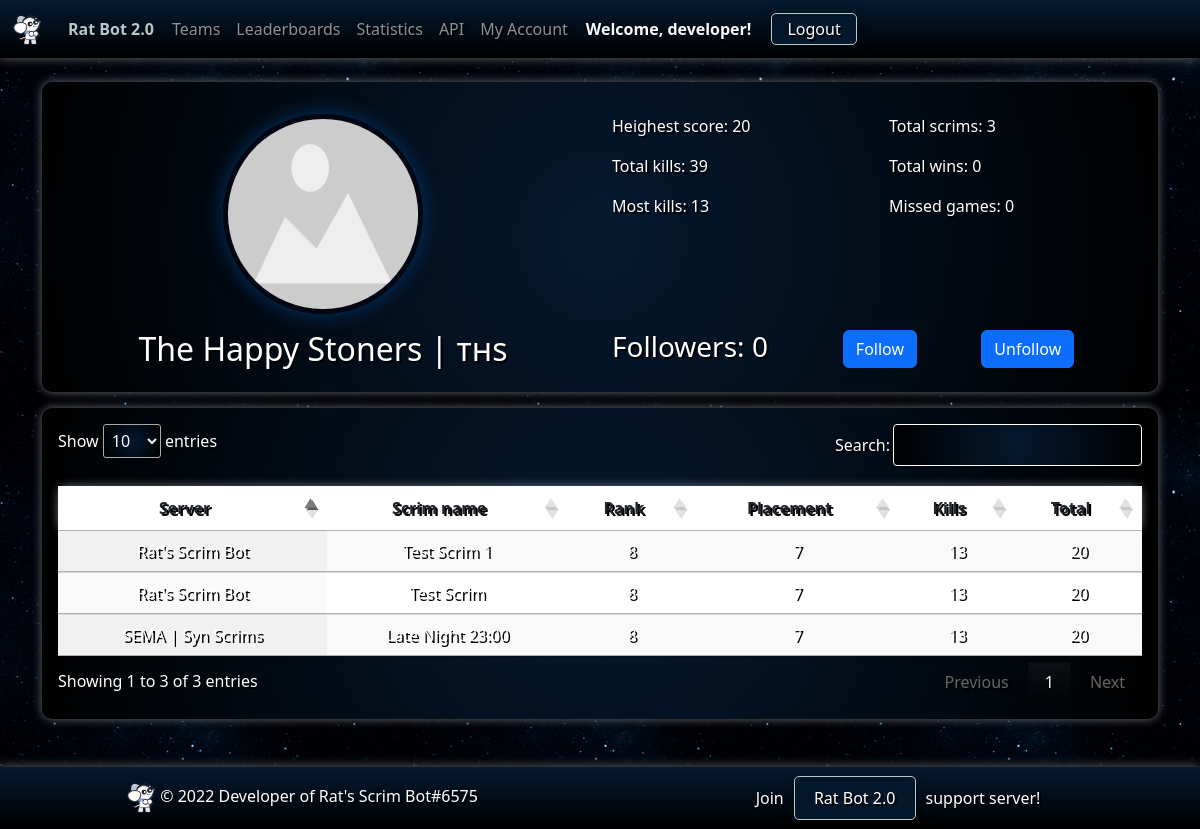
The app's page /teams/8 (signed in), older data.
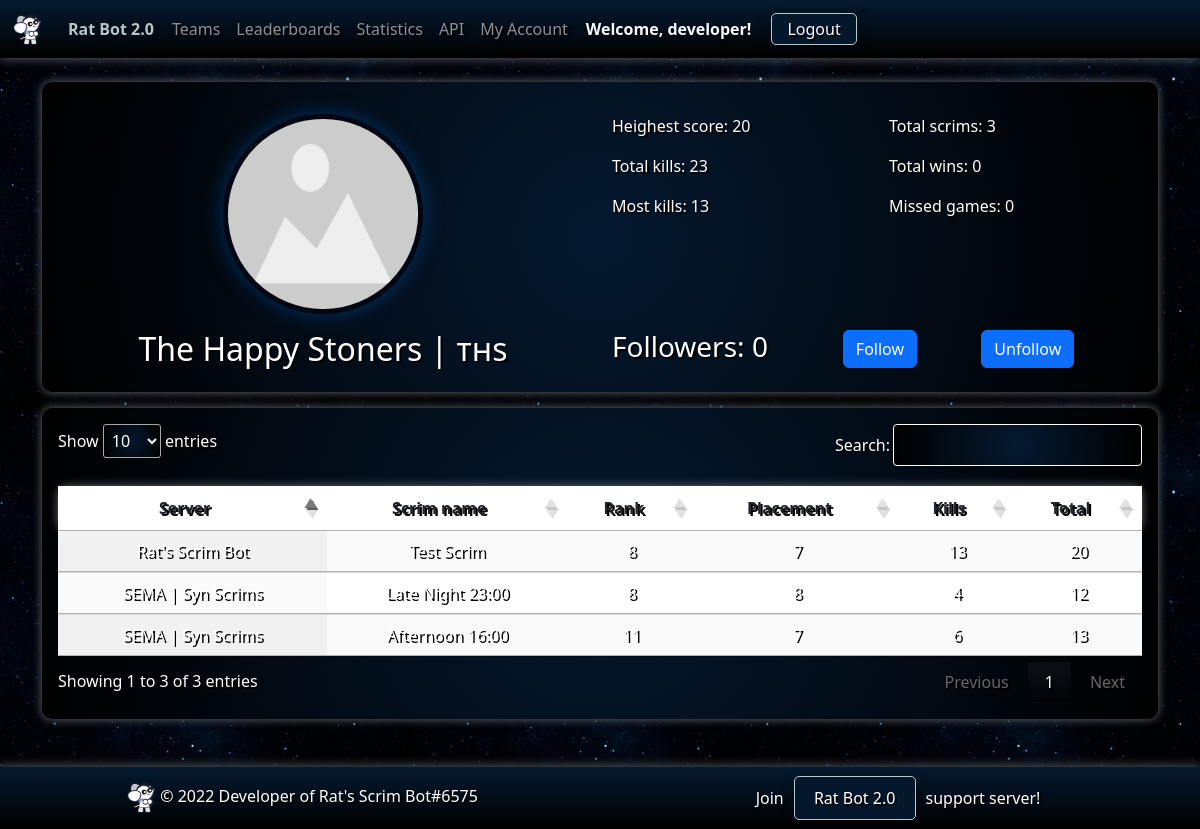
The same page, newer data.
### ratbotapp/models.py (models this page shows, shortened)
class Team(models.Model):
    id = models.AutoField(primary_key=True)
    team_name = models.CharField(max_length=30, unique=True)
    team_tag = models.CharField(max_length=10, default="")
    team_slug = models.CharField(max_length=60, unique=False, editable=False)
    team_image = models.ImageField(upload_to='team_images/', null=True, blank=True)
    followers = models.ManyToManyField(User, related_name='following')
    created_at = models.DateTimeField(auto_now_add=True)
    updated_at = models.DateTimeField(auto_now=True)
    def __str__(self):
        return f"{self.team_name} | {self.team_tag}"

class Score(models.Model):
    id = models.AutoField(primary_key=True)
    rank = models.IntegerField(default=0)
    result = models.ForeignKey(Result, on_delete=models.CASCADE, default=None)
    team = models.ForeignKey(Team, on_delete=models.RESTRICT, default=None)
    team_managers = models.CharField(max_length=200, default='Unknown')
    wwcd = models.PositiveSmallIntegerField(default=0)
    pp = models.PositiveSmallIntegerField(default=0)
    kp = models.PositiveSmallIntegerField(default=0)
    tp = models.PositiveSmallIntegerField(default=0)
    missed_games = models.IntegerField(default=0)
    created_at = models.DateTimeField(auto_now_add=True)
    updated_at = models.DateTimeField(auto_now=True)
    def __str__(self):
        return f"#{self.rank} - {self.team.team_name} - {self.pp} - {self.kp} - {self.tp}"

class Result(models.Model):
    id = models.AutoField(primary_key=True)
    generated_by = models.CharField(default="", max_length=100)  # id of person who used %sheet results last
    server = models.ForeignKey(Server, on_delete=models.RESTRICT, default=None)
    scrim_name = models.CharField(default="", max_length=100)
    class ScrimType(models.TextChoices):
        PRO = 'pro', 'Pro'
        OPEN = 'open', 'Open'
        TOUR = 'tour', 'Tournament'
    scrim_type = models.CharField(
        max_length=4,
        choices=ScrimType.choices,
        default=ScrimType.OPEN,
    )
    date_played = models.DateField()
    time_played = models.TimeField()
    created_at = models.DateTimeField(auto_now_add=True)
    updated_at = models.DateTimeField(auto_now=True)

class Server(models.Model):
    id = models.AutoField(primary_key=True)
    guild_id = models.IntegerField(unique=True)
    guild_name = models.CharField(default="", max_length=100)
    membership = models.ForeignKey(Membership, on_delete=models.RESTRICT, null=True)
    membership_start_date = models.DateTimeField(null=True, blank=True)
    membership_end_date = models.DateTimeField(null=True, blank=True)
    profile_image = models.ImageField(upload_to='server_images/', null=True, blank=True)
    created_at = models.DateTimeField(auto_now_add=True)
    updated_at = models.DateTimeField(auto_now=True)

### ratbotapp/views.py (the view)
# urls.py: path('teams/<int:pk>', views.team_detail, name='team_detail'),
@csrf_exempt
@login_required(login_url="/accounts/discord/login")
def team_detail(request, pk):
    print("======== STARTED team_detail() =======")
    team = get_object_or_404(Team, pk=pk)
    followers = team.followers.all()
    stats = Score.objects.filter(tp__gte=0).order_by('-tp').select_related('result')[:3]
    scores = Score.objects.filter(team=team).order_by('rank')
    total_kills = 0
    missed_games = 0
    for score in scores:
        total_kills += score.kp
        missed_games += score.missed_games
    max_kills = scores.filter(kp__gte=0).order_by('-kp')[:1][0].kp
    max_points = scores.filter(tp__gte=0).order_by('-tp')[:1][0].tp
    wins = scores.filter(rank=1)
    missed_games = 0
    context = {
        'team': team,
        'stats': {
            'followers': len(followers),
            'total_scrims': len(scores),
            'max_kills': max_kills,
            'max_points': max_points,
            'total_wins': len(wins),
            'total_kills': total_kills,
            'missed_games': missed_games
        },
        'scores': scores,
    }
    pprint(context)
    return render(request, 'ratbot/team_detail.html', context)

### ratbotapp/templates/ratbot/team_detail.html (shortened to what this page needs)
{% extends 'ratbot/base/base.html' %}
{% load static %}
{% block body %}
<div class="container">
    <div class="gradient-2 p-3 mt-4 mb-3">
        <div class="row mt-3 mb-3">
            <div class="col-6">
                {% if team.team_image %}
                    <img class="team-image" style="height:200px;width:200px;border-radius:50%;margin: 0 auto;display: block;border: 5px solid #040612;box-shadow: 0 0 20px #003366;" src="{{ team.team_image.url }}" alt="{{ team.team_name }}">
                {% else %}
                    <img class="team-image" style="height:200px;width:200px;border-radius:50%;margin: 0 auto;display: block;border: 5px solid #040612;box-shadow: 0 0 20px #003366;"  src="{% static 'ratbot/images/default_team_image.png' %}" alt="{{ team.team_name }}">
                {% endif %}
            </div>
            <div class="col-6">
                <div class="row">
                    <div class="col-6">
                        <p>Heighest score: {{ stats.max_points }}</p>
                        <p>Total kills: {{ stats.total_kills }}</p>
                        <p>Most kills: {{ stats.max_kills }}</p>
                    </div>
                    <div class="col-6">
                        <p>Total scrims: {{ stats.total_scrims }}</p>
                        <p>Total wins: {{ stats.total_wins }}</p>
                        <p>Missed games: {{ stats.missed_games }}</p>
                    </div>
                </div>
            </div>
        </div>
        <div class="row">
            <div class="col-6 text-center">
                <h2>{{team.team_name}} | {{team.team_tag}}</h2>
            </div>
            <div class="col-6">
                <div class="row">
                    <div class="col-5">
                        <h3>Followers: {{stats.followers}}</h3>
                    </div>
                    <div class="col-3">
                        <form method="POST" action="{% url 'follow_team' team.id %}">
                          <button type="submit" class="btn btn-primary">Follow</button>
                        </form>
                    </div>
                    <div class="col-3">
                        <form method="POST" action="{% url 'unfollow_team' team.id %}">
                          <button type="submit" class="btn btn-primary">Unfollow</button>
                        </form>
                    </div>
                </div>
            </div>
        </div>
    </div>
    <div class="gradient-2 p-3 mt-2">
    <table id="team_detail" class="table table-striped display">
            <thead class="gradient" style="color:white;">
            <tr>
                <th scope="col" class="dt-center">Server</th>
                <th scope="col" class="dt-center">Scrim name</th>
                <th scope="col" class="dt-center">Rank</th>
                <th scope="col" class="dt-center">Placement</th>
                <th scope="col" class="dt-center">Kills</th>
                <th scope="col" class="dt-center">Total</th>
            </tr>
            </thead>
            <tbody>
            {% for score in scores %}
            <tr>
                <td class="dt-center" style="color:white;">{{ score.result.server.guild_name}}</td>
                <td class="dt-center" style="color:white;">{{ score.result.scrim_name}}</td>
                <td class="dt-center" style="color:white;">{{ score.rank }}</td>
                <td class="dt-center" style="color:white;">{{ score.pp }}</td>
                <td class="dt-center" style="color:white;">{{ score.kp }}</td>
                <td class="dt-center" style="color:white;">{{ score.tp }}</td>
            </tr>
            {% endfor %}
            </tbody>
        </table>
    </div>
</div>
{% endblock %}

### ratbotapp/templates/ratbot/base/base.html (shortened to what this page needs)
{% load static %}
<!doctype html>
<html lang="en">
<head>
    <link rel="stylesheet" href="{% static 'ratbot/styles/base.css' %}">
    <link href="https://cdn.jsdelivr.net/npm/bootstrap@5.3.0-alpha1/dist/css/bootstrap.min.css" rel="stylesheet"
>
    <link rel="stylesheet" type="text/css" href="https://cdn.datatables.net/1.13.2/css/jquery.dataTables.css">
    <link rel="stylesheet" href="https://cdnjs.cloudflare.com/ajax/libs/font-awesome/6.3.0/css/all.min.css"
/>
</head>
<body>
<nav class="navbar navbar-expand-lg navbar-dark bg-dark space-gradient sticky-top">
    <div class="container-fluid text-center">
        <a class="navbar-brand" href="/">
            <img src="{% static 'ratbot/images/logo.png' %}" alt="Rat Bot" height="30">
        </a>
        <a href="/" class="welcome">
            <span> Rat Bot 2.0</span>
        </a>
        <div class="collapse navbar-collapse" id="navbarNavDropdown">
            <ul class="navbar-nav">
                <li class="nav-item">
                    <a class="nav-link" href="{% url 'teams' %}">Teams</a>
                </li>
                <li class="nav-item">
                    <a class="nav-link" href="{% url 'leaderboards' %}">Leaderboards</a>
                </li>
                <li class="nav-item">
                    <a class="nav-link" href="{% url 'statistics' %}">Statistics</a>
                </li>
                {% if user.is_authenticated %}
                <li class="nav-item">
                    <a class="nav-link" href="{% url 'api-info' %}">API</a>
                </li>
                <li class="nav-item">
                    <a  class="nav-link" href="{% url 'my_account' %}">My Account</a>
                </li>
                {% endif %}
            </ul>
            {% if user.is_authenticated %}
            <span class="text-light welcome">Welcome, {{ user.username }}!</span>
            <span class="text-light"><a class="nav-link login" href="{% url 'logout' %}"> Logout</a></span>
            {% else %}
            <span class="text-light"><a class="nav-link login" href="{% url 'login' %}">Login</a></span>
            {% endif %}
        </div>
    </div>
</nav>
{% block body %}Base body block{% endblock %}
<div class="gradient-footer mt-5">
    <footer class="mt-3 py-3 px-3">
        <div class="row justify-content-center align-items-center">
            <div class="col-sm-12 col-md-6 mb-3 mb-md-0 text-center">
                <a href="/"><img src="{% static 'ratbot/images/logo.png' %}" alt="Rat Bot" height="30"></a> © 2022
                Developer of Rat's Scrim Bot#6575
            </div>
            <div class="col-sm-12 col-md-6 mt-3 mt-md-0 text-center">
                Join<a class="discord-invite" href="https://discord.gg/zT7RWQWQdr"> Rat Bot 2.0 </a>support server!
            </div>
        </div>
    </footer>
</div>
</body>
</html>

### ratbotapp/static/ratbot/styles/base.css (style rules this page uses)
body { color: #ffffff !important; background-color: #0c2340; background-image: url('space-background.jpg'); background-repeat: repeat; }
.team-image { height: 100px; }
.gradient-footer { background-color: #000000; background-image: radial-gradient(circle, #000000 0%, #051930 100%); background-image: linear-gradient(to top, #000000 0%, #051930 100%); text-shadow: 2px 2px #000; box-shadow: 0 0 10px #656b6f; }
.gradient { background-color: #000000; background-image: radial-gradient(circle, #051930 0%, #000000 100%); background-image: linear-gradient(to top, #051930 0%, #000000 100%); text-shadow: 2px 2px #000; box-shadow: 0 0 10px #656b6f; border-radius: 10px; }
.gradient-2 { background-color: #000000; background-image: radial-gradient(circle, #051930 0%, #000000 100%); text-shadow: 2px 2px #000; box-shadow: 0 0 10px #656b6f; border-radius: 10px; }
.navbar { background-color: #000000; background-image: radial-gradient(circle, #051930 0%, #000000 100%); background-image: linear-gradient(to bottom, #051930 0%, #000000 100%); text-shadow: 2px 2px #000; box-shadow: 0 0 10px #656b6f; }
.navbar .nav-link.login { margin-left: 10px; margin-right: 10px; padding: 3px 15px; background-color: #04172b; border: 1px solid #b5c9c9; border-radius: 5px; box-shadow: 0px 3px 15px rgba(0, 0, 0, 0.2); }
.welcome { margin-left: 10px; margin-right: 10px; font-weight: bold; color: #b5c9c9; text-shadow: 0px 2px 2px rgba(0, 0, 0, 0.5); text-decoration: none; }
.discord-invite { color: white; margin-left: 10px; margin-right: 10px; padding: 10px 15px; background-color: #04172b; border: 1px solid #b5c9c9; border-radius: 5px; box-shadow: 0px 3px 15px rgba(0, 0, 0, 0.2); text-decoration: none; }

Row changes from the older to the newer data that the page shows:
removed Score: result.server.guild_name "Rat's Scrim Bot", result.scrim_name "Test Scrim 1", rank "8", pp "7", kp "13", tp "20"
removed Score: result.server.guild_name "SEMA | Syn Scrims", result.scrim_name "Late Night 23:00", rank "8", pp "7", kp "13", tp "20"
added Score: result.server.guild_name "SEMA | Syn Scrims", result.scrim_name "Late Night 23:00", rank "8", pp "8", kp "4", tp "12"
added Score: result.server.guild_name "SEMA | Syn Scrims", result.scrim_name "Afternoon 16:00", rank "11", pp "7", kp "6", tp "13"
Text that changed along with them:
{{ stats.total_kills }}: "39" → "23"
